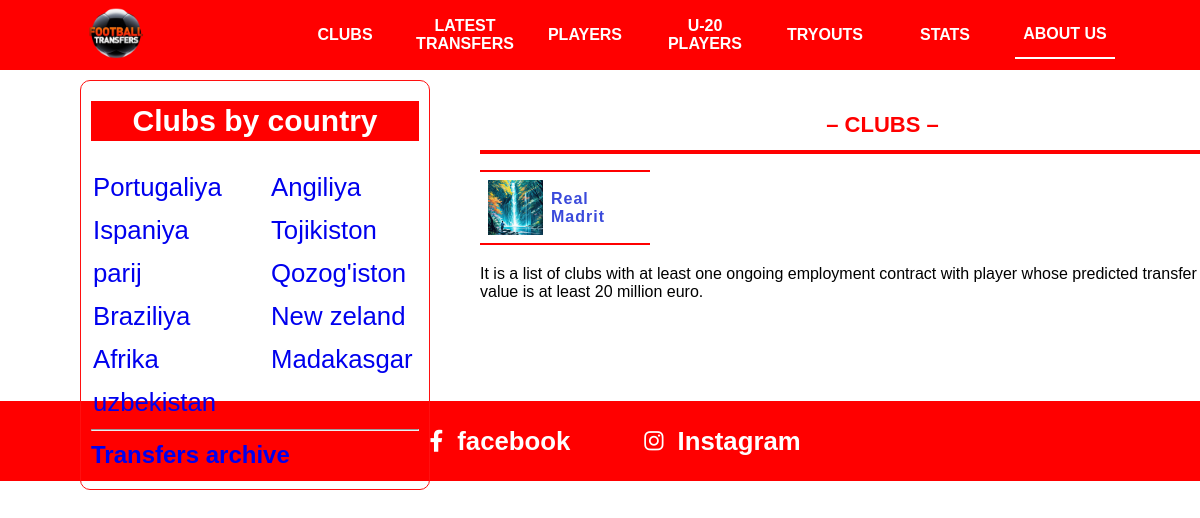
Screenshot of /Portugaliya/clubs/ with the database file from the repository.
### statsAPP/models.py (models this page shows, shortened)
class Davlat(models.Model):
    nom = models.CharField(max_length=255, unique=True)
    class Meta:
        verbose_name = "Davlat"
        verbose_name_plural = "Davlatlar"

class Club(models.Model):
    nom = models.CharField(max_length=255)
    rasm = models.ImageField(upload_to='clublar/', blank=True, null=True)
    prezident = models.CharField(max_length=255, blank=True)
    murabbiy = models.CharField(max_length=255, blank=True)
    t_sana = models.DateField(blank=True, null=True)
    top_transfer = models.TextField(blank=True)
    davlat = models.ForeignKey(Davlat, on_delete=models.SET_NULL, null=True)
    kapital = models.PositiveSmallIntegerField(blank=True, null=True)
    class Meta:
        verbose_name = "Club"
        verbose_name_plural = "Clublar"

### statsAPP/views.py (the view)
# urls.py: path('<str:country_name>/clubs/', country_clubs),
def country_clubs(request, country_name):
    context = {
        'clubs': Club.objects.filter(davlat__nom=country_name)
    }
    return render(request, 'country-clubs.html', context)

### statsAPP/context_processors.py (called while the page is built)
def countries(request):
    davlatlar = Davlat.objects.all()
    if len(davlatlar) % 2 == 0:
        countries1 = davlatlar[:len(davlatlar) // 2]
        countries2 = davlatlar[len(davlatlar) // 2:]
    else:
        countries1 = davlatlar[:(len(davlatlar) + 1) // 2]
        countries2 = davlatlar[(len(davlatlar) + 1) // 2:]
    context = {
        'countries1': countries1,
        'countries2': countries2,
    }
    return context

### templates/country-clubs.html
{% extends 'header.html' %}
{% block content %}
    <div class="nav">
        <h2>– CLUBS –</h2>
        <table class="content-nav"></table>
    </div>
    <div class="content" style="margin-top: 170px">
        <div class="clubs">
            {% for club in clubs %}
            <div class="club">
                <a href="#">
                    {% if club.rasm %}
                    <img src="{{ club.rasm.url }}" alt=""/>
                    {% endif %}
                    {{ club.nom }}
                </a>
            </div>
            {% endfor %}
        </div>
        <p>
            It is a list of clubs with at least one ongoing employment contract
            with player whose predicted transfer value is at least 20 million
            euro.
        </p>
    </div>
{% endblock %}

### templates/header.html (shortened to what this page needs)
<!DOCTYPE html>
<html>
  <head>
    {% load static %}
    <link rel="stylesheet" type="text/css" media="screen" href="{% static 'css/main.css' %}" />
    <link
      rel="stylesheet"
      href="https://cdnjs.cloudflare.com/ajax/libs/font-awesome/6.1.1/css/all.min.css"
    />
  </head>
  <body>
    <div class="container">
      <div class="navbar">
        <div class="icon">
          <a href="./index.html">
            <img src="img/12252568_173-removebg-preview.png" alt="" />
          </a>
        </div>
        <div class="links">
          <div><a href="{% url 'clubs' %}">CLUBS</a></div>
          <div><a href="{% url 'latest_transfers' %}">LATEST TRANSFERS</a></div>
          <div><a href="{% url 'players' %}">PLAYERS</a></div>
          <div><a href="{% url 'u-20 players' %}">U-20 PLAYERS</a></div>
          <div><a href="{% url 'tryouts' %}">TRYOUTS</a></div>
          <div><a href="{% url 'stats' %}">STATS</a></div>
          <div class="navActive"><a href="{% url 'about' %}">ABOUT US</a></div>
        </div>
      </div>
      <div class="country-clubs">
        <h2 id="title">Clubs by country</h2>
        <div class="country">
          <div>
            {% for i in countries1 %}
              <h3><a href="/{{i.nom}}/clubs/">{{i.nom}}</a> <br/></h3>
            {% endfor %}
          </div>
          <div>
            {% for i in countries2 %}
              <h3><a href="/{{i.nom}}/clubs/">{{i.nom}}</a> <br/></h3>
            {% endfor %}
          </div>
        </div>
         <hr>
        <h2><a href="/transfer-archive/">Transfers archive</a></h2>
      </div>
        {% block content %}
        {% endblock %}
        <div class="footer">
        <a href="https://www.facebook.com/topfootballtransfers/">
          <div>
            <i class="fa-brands fa-facebook-f"></i> &nbsp;
            <h3>facebook</h3>
          </div>
        </a>
        <a href="https://www.instagram.com/topfootballtransfers/">
          <div>
            <i class="fa-brands fa-instagram"></i> &nbsp;
            <h3>Instagram</h3>
          </div>
        </a>
      </div>
    </div>
  </body>
</html>

### static/css/main.css (style rules this page uses)
* { margin: 0; padding: 0; box-sizing: border-box; }
.container { width: 100% !important; display: inline-block; font-family: sans-serif; }
.container .navbar { width: 100%; background-color: red; display: flex; align-items: center; justify-content: space-around; position: fixed; z-index: 99; height: 70px !important; }
.container .navbar .icon { width: 100px; overflow: hidden; }
.container .navbar .icon img { width: 130%; margin-left: -14%; }
.container .navbar .links { z-index: 999; display: flex; }
.container .navbar .links div { width: 100px; text-align: center; display: flex; align-items: center; margin-right: 20px; }
.container .navbar .links div a { color: white; font-weight: 700; text-decoration: none; width: 100px !important; height: 45px; display: flex; align-items: center; justify-content: center; }
.container .navActive { border-bottom: 2px solid white !important; }
.country-clubs { width: 350px; border: 1px solid rgb(255, 16, 16); border-radius: 10px; position: fixed; top: 80px; left: 80px; padding: 10px 10px; padding-bottom: 10px; }
.country-clubs h2 { margin: 10px 0px; transition: all 0.3s ease; }
.country-clubs h2 a { text-decoration: none; }
.country-clubs #title { font-size: 30px; background-color: red; color: white; text-align: center; line-height: 40px; }
.country-clubs .country { width: 100%; display: flex; flex-wrap: wrap; justify-content: space-between; font-size: 22px; margin-top: 20px; }
.country-clubs .country div { width: 150px; height: 100%; }
.country-clubs .country h3 { font-weight: 100 !important; margin: 10px 0px !important; width: 100%; padding: 2px 2px; transition: all 0.3s ease; }
.country-clubs .country h3 a { text-decoration: none; margin-top: 20px !important; }
.nav { width: 805px; background-color: white; position: fixed; left: 480px; top: 70px; }
.nav h2 { text-align: center; color: red; line-height: 50px; padding-top: 30px; font-size: 22px; }
.content { max-width: 800px; margin-left: 480px; margin-top: 200px; padding-bottom: 100px; }
.content p, .content b { margin-top: 20px; }
.content-nav { border-top: 2px solid rgb(255, 0, 0); border-bottom: 2px solid rgb(255, 0, 0); width: 100%; }
.clubs { width: 100%; display: flex; flex-wrap: wrap; gap: 10px 10%; }
.clubs .club { width: 170px; border-top: 2px solid red; border-bottom: 2px solid red; transition: all 0.2s ease-in-out; }
.clubs .club a { display: flex; align-items: center; text-decoration: none; color: rgb(58, 74, 219); font-style: 8px; font-weight: 550 !important; letter-spacing: 1px; word-spacing: 4px; }
.clubs .club a img { width: 55px; height: 55px; margin: 8px; object-fit: cover; }
.footer { width: 100%; background-color: red; height: 80px; display: flex; align-items: center; justify-content: center; font-size: 22px; padding-left: 80px; }
.footer a { margin-right: 50px; color: white; text-decoration: none; word-spacing: 8px; padding: 4px 12px; border-radius: 5px; transition: all 0.3s ease; }
.footer a div { display: flex; align-items: center; }

### rows the page displays
Davlat: nom "Portugaliya"
Davlat: nom "Ispaniya"
Davlat: nom "parij"
Davlat: nom "Braziliya"
Davlat: nom "Afrika"
Davlat: nom "uzbekistan"
Davlat: nom "Angiliya"
Davlat: nom "Tojikiston"
Davlat: nom "Qozog'iston"
Davlat: nom "New zeland"
Davlat: nom "Madakasgar"
Club: rasm (picture), nom "Real Madrit"
